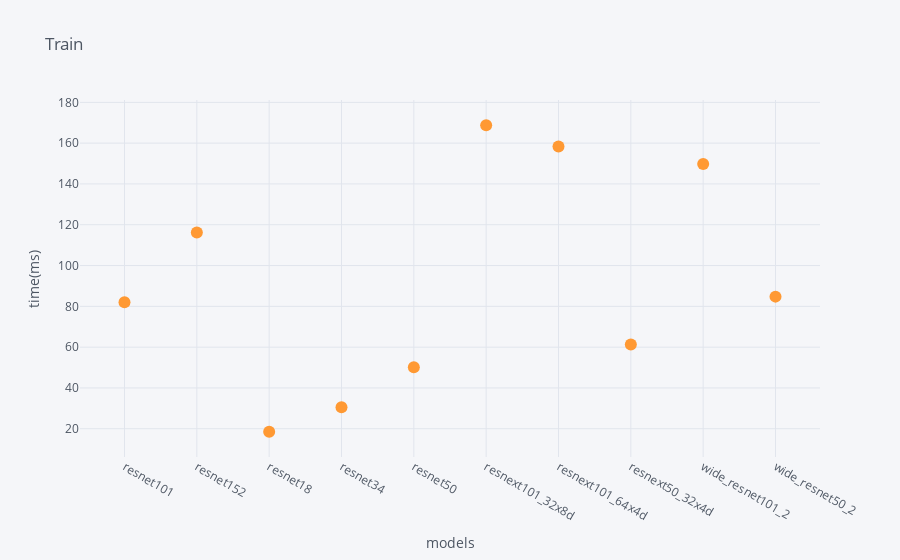
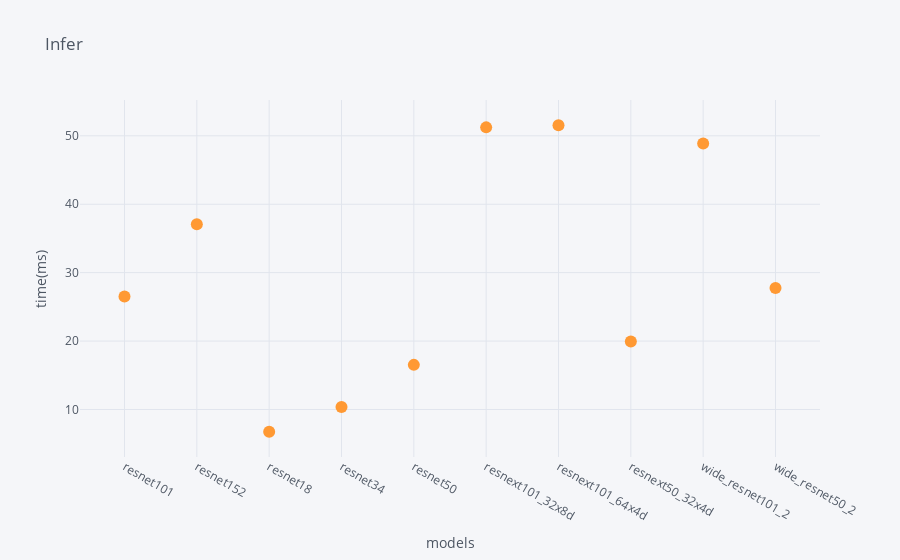
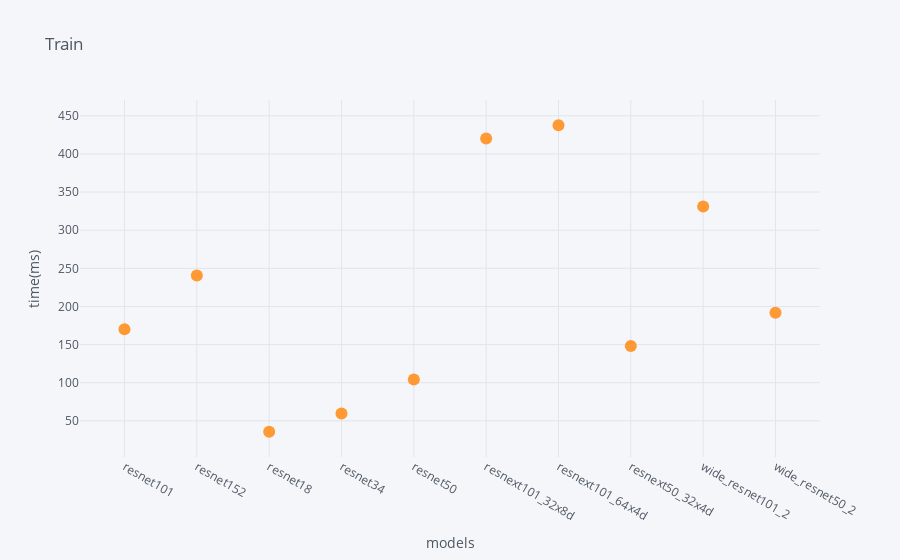
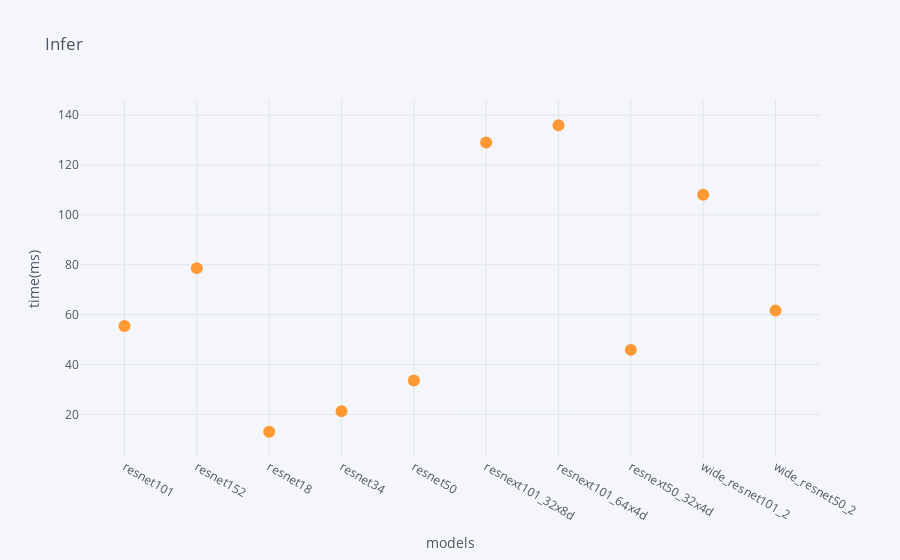

The cell these charts' notebook holds for them, in order:
### Markdown cell above
* Adapted from https://github.com/ryujaehun/pytorch-gpu-benchmark
* pip install plotly cufflink

### Code cell
import warnings
warnings.filterwarnings('ignore')
import torch
import torchvision.models as models
import platform 
import torch.nn as nn
import datetime
import time
import os
import pandas as pd  
import argparse
from torch.utils.data import Dataset, DataLoader
import json
import cufflinks as cf
cf.go_offline()
cf.set_config_file(offline=False, world_readable=True)

torch.backends.cudnn.benchmark = True 
NUM_GPU    = torch.cuda.device_count()

MODEL_LIST = {
    #models.mnasnet      : models.mnasnet.     __all__[11:],
    models.resnet       : models.resnet.      __all__[11:],
    models.densenet     : models.densenet.    __all__[11:],
    #models.squeezenet   : models.squeezenet.  __all__[11:],
    #models.vgg          : models.vgg.         __all__[11:],
    #models.mobilenet    : models.mobilenet.   mv2_all[11:],
    #models.mobilenet    : models.mobilenet.   mv3_all[11:],
    #models.shufflenetv2 : models.shufflenetv2.__all__[11:],
}

precisions = ["half", "float"] # , "double"

# Training settings 
WARM_UP    = 5   # Run the model but ignore the result
BATCH_SIZE = 12 

class RandomDataset(Dataset):
    def __init__(self, length):
        self.len = length
        self.data = torch.randn(3, 224, 224, length)

    def __getitem__(self, index):
        return self.data[:, :, :, index]

    def __len__(self):
        return self.len

rand_loader = DataLoader(
    dataset=RandomDataset( BATCH_SIZE * ( WARM_UP + 50)),
    batch_size = BATCH_SIZE,
    shuffle=False,
    num_workers=8,
) 

def train(precision="single"):
    """use fake image for training speed test"""
    target = torch.LongTensor(BATCH_SIZE).random_(1000).cuda()
    criterion = nn.CrossEntropyLoss()
    benchmark = {}
    for model_type in MODEL_LIST.keys():
        for model_name in MODEL_LIST[model_type]:
            if model_name[-8:] == '_Weights': continue
            model = getattr(model_type, model_name)()
            if NUM_GPU > 1:
                model = nn.DataParallel(model, device_ids=range(NUM_GPU))
            model = getattr(model, precision)()
            model = model.to("cuda")
            durations = []
            print(f"Benchmarking Training {precision} precision type {model_name} ")
            for step, img in enumerate(rand_loader):
                img = getattr(img, precision)()
                torch.cuda.synchronize()
                start = time.time()
                model.zero_grad()
                prediction = model(img.to("cuda"))
                loss = criterion(prediction, target)
                loss.backward()
                torch.cuda.synchronize()
                end = time.time()
                if step >= WARM_UP:
                    durations.append((end - start) * 1000)
            print(
                f"{model_name} model average train time : {sum(durations)/len(durations)}ms"
            )
            del model
            benchmark[model_name] = durations
    return benchmark


def inference(precision="float"):
    benchmark = {}
    with torch.no_grad():
        for model_type in MODEL_LIST.keys():
            for model_name in MODEL_LIST[model_type]:
                if model_name[-8:] == '_Weights': continue
                model = getattr(model_type, model_name)()
                if NUM_GPU > 1:
                    model = nn.DataParallel(model, device_ids=range(NUM_GPU))
                model = getattr(model, precision)()
                model = model.to("cuda")
                model.eval()
                durations = []
                print(
                    f"Benchmarking Inference {precision} precision type {model_name} "
                )
                for step, img in enumerate(rand_loader):
                    img = getattr(img, precision)()
                    torch.cuda.synchronize()
                    start = time.time()
                    model(img.to("cuda"))
                    torch.cuda.synchronize()
                    end = time.time()
                    if step >= WARM_UP:
                        durations.append((end - start) * 1000)
                print(
                    f"{model_name} model average inference time : {sum(durations)/len(durations)}ms"
                )
                del model
                benchmark[model_name] = durations
    return benchmark


if __name__ == "__main__":  
    df = pd.DataFrame([torch.cuda.device_count(), torch.version.cuda, 
                       torch.backends.cudnn.version(), torch.cuda.get_device_name(0)],
                      index=["# GPU" , "CUDA Ver." , "Cudnn Ver." , "Dev. Name"], columns=['']
                      ) 
    display(df)
    
    print(f"benchmark start : {datetime.datetime.now().strftime('%Y/%m/%d %H:%M:%S')}")
    
    for precision in precisions: 
        train_result = train(precision)
        df = pd.DataFrame(train_result)   
        df.groupby(level=0,axis=1).mean().mean().iplot(kind='scatter',mode='markers',
                                                       asImage=False,title='Train',
                                                       xTitle='models',yTitle='time(ms)')
           
        inference_result = inference(precision)
        df = pd.DataFrame(inference_result)   
        df.groupby(level=0,axis=1).mean().mean().iplot(kind='scatter',mode='markers',
                                                       asImage=False,title='Infer',
                                                       xTitle='models',yTitle='time(ms)') 
            
    print(f"benchmark end : {datetime.datetime.now().strftime('%Y/%m/%d %H:%M:%S')}")

### Figure 1 — Plotly figure (JSON) as saved in the notebook; plotly's stock layout.template omitted (floating-point values rounded to 4 significant figures)
{"data": [{"line": {"color": "rgba(255, 153, 51, 1.0)", "dash": "solid", "shape": "linear", "width": 1.3}, "marker": {"size": 12, "symbol": "circle"}, "mode": "markers", "name": "None", "text": "", "type": "scatter", "x": ["resnet101", "resnet152", "resnet18", "resnet34", "resnet50", "resnext101_32x8d", "resnext101_64x4d", "resnext50_32x4d", "wide_resnet101_2", "wide_resnet50_2"], "y": [82.01, 116.2, 18.58, 30.53, 50.11, 168.7, 158.3, 61.33, 149.7, 84.77]}], "layout": {"legend": {"bgcolor": "#F5F6F9", "font": {"color": "#4D5663"}}, "paper_bgcolor": "#F5F6F9", "plot_bgcolor": "#F5F6F9", "title": {"font": {"color": "#4D5663"}, "text": "Train"}, "xaxis": {"gridcolor": "#E1E5ED", "showgrid": true, "tickfont": {"color": "#4D5663"}, "title": {"font": {"color": "#4D5663"}, "text": "models"}, "zerolinecolor": "#E1E5ED"}, "yaxis": {"gridcolor": "#E1E5ED", "showgrid": true, "tickfont": {"color": "#4D5663"}, "title": {"font": {"color": "#4D5663"}, "text": "time(ms)"}, "zerolinecolor": "#E1E5ED"}}}

### Figure 2 — Plotly figure (JSON) as saved in the notebook; plotly's stock layout.template omitted (floating-point values rounded to 4 significant figures)
{"data": [{"line": {"color": "rgba(255, 153, 51, 1.0)", "dash": "solid", "shape": "linear", "width": 1.3}, "marker": {"size": 12, "symbol": "circle"}, "mode": "markers", "name": "None", "text": "", "type": "scatter", "x": ["resnet101", "resnet152", "resnet18", "resnet34", "resnet50", "resnext101_32x8d", "resnext101_64x4d", "resnext50_32x4d", "wide_resnet101_2", "wide_resnet50_2"], "y": [26.52, 37.08, 6.753, 10.34, 16.52, 51.23, 51.53, 19.92, 48.87, 27.74]}], "layout": {"legend": {"bgcolor": "#F5F6F9", "font": {"color": "#4D5663"}}, "paper_bgcolor": "#F5F6F9", "plot_bgcolor": "#F5F6F9", "title": {"font": {"color": "#4D5663"}, "text": "Infer"}, "xaxis": {"gridcolor": "#E1E5ED", "showgrid": true, "tickfont": {"color": "#4D5663"}, "title": {"font": {"color": "#4D5663"}, "text": "models"}, "zerolinecolor": "#E1E5ED"}, "yaxis": {"gridcolor": "#E1E5ED", "showgrid": true, "tickfont": {"color": "#4D5663"}, "title": {"font": {"color": "#4D5663"}, "text": "time(ms)"}, "zerolinecolor": "#E1E5ED"}}}

### Figure 3 — Plotly figure (JSON) as saved in the notebook; plotly's stock layout.template omitted (floating-point values rounded to 4 significant figures)
{"data": [{"line": {"color": "rgba(255, 153, 51, 1.0)", "dash": "solid", "shape": "linear", "width": 1.3}, "marker": {"size": 12, "symbol": "circle"}, "mode": "markers", "name": "None", "text": "", "type": "scatter", "x": ["resnet101", "resnet152", "resnet18", "resnet34", "resnet50", "resnext101_32x8d", "resnext101_64x4d", "resnext50_32x4d", "wide_resnet101_2", "wide_resnet50_2"], "y": [170.2, 240.5, 35.86, 59.81, 104.3, 420.1, 437.5, 148.0, 331.2, 191.9]}], "layout": {"legend": {"bgcolor": "#F5F6F9", "font": {"color": "#4D5663"}}, "paper_bgcolor": "#F5F6F9", "plot_bgcolor": "#F5F6F9", "title": {"font": {"color": "#4D5663"}, "text": "Train"}, "xaxis": {"gridcolor": "#E1E5ED", "showgrid": true, "tickfont": {"color": "#4D5663"}, "title": {"font": {"color": "#4D5663"}, "text": "models"}, "zerolinecolor": "#E1E5ED"}, "yaxis": {"gridcolor": "#E1E5ED", "showgrid": true, "tickfont": {"color": "#4D5663"}, "title": {"font": {"color": "#4D5663"}, "text": "time(ms)"}, "zerolinecolor": "#E1E5ED"}}}

### Figure 4 — Plotly figure (JSON) as saved in the notebook; plotly's stock layout.template omitted (floating-point values rounded to 4 significant figures)
{"data": [{"line": {"color": "rgba(255, 153, 51, 1.0)", "dash": "solid", "shape": "linear", "width": 1.3}, "marker": {"size": 12, "symbol": "circle"}, "mode": "markers", "name": "None", "text": "", "type": "scatter", "x": ["resnet101", "resnet152", "resnet18", "resnet34", "resnet50", "resnext101_32x8d", "resnext101_64x4d", "resnext50_32x4d", "wide_resnet101_2", "wide_resnet50_2"], "y": [55.4, 78.64, 13.08, 21.3, 33.57, 129.0, 135.9, 45.87, 108.0, 61.61]}], "layout": {"legend": {"bgcolor": "#F5F6F9", "font": {"color": "#4D5663"}}, "paper_bgcolor": "#F5F6F9", "plot_bgcolor": "#F5F6F9", "title": {"font": {"color": "#4D5663"}, "text": "Infer"}, "xaxis": {"gridcolor": "#E1E5ED", "showgrid": true, "tickfont": {"color": "#4D5663"}, "title": {"font": {"color": "#4D5663"}, "text": "models"}, "zerolinecolor": "#E1E5ED"}, "yaxis": {"gridcolor": "#E1E5ED", "showgrid": true, "tickfont": {"color": "#4D5663"}, "title": {"font": {"color": "#4D5663"}, "text": "time(ms)"}, "zerolinecolor": "#E1E5ED"}}}
